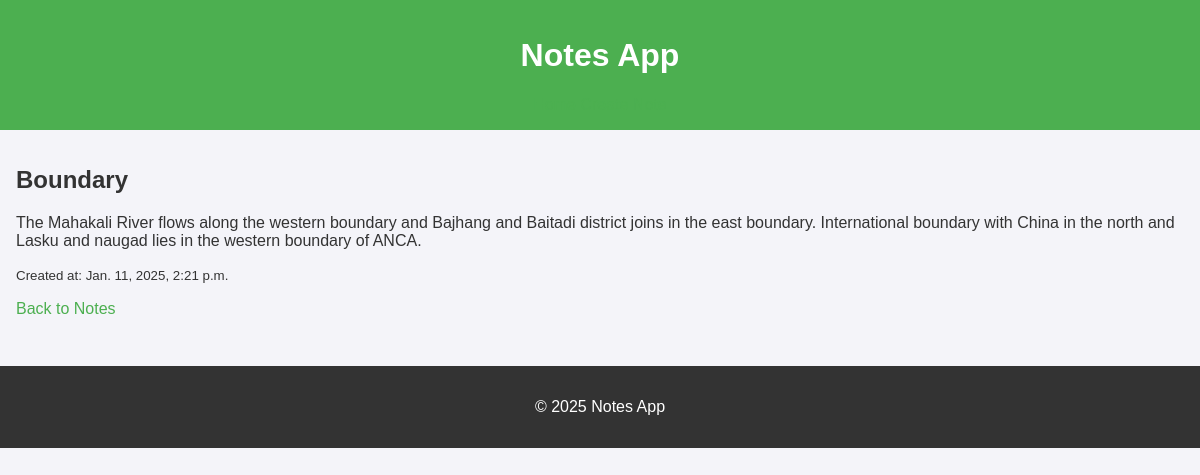
Page /21/ on the committed database.
### notes/models.py (models this page shows, shortened)
class Note(models.Model):
    title = models.CharField(max_length=255)
    content = models.TextField()
    created_at = models.DateTimeField(auto_now_add=True)
    updated_at = models.DateTimeField(auto_now=True)

### notes/views.py (the view)
# urls.py: path('<int:pk>/', views.note_detail, name='note_detail'), # Note details
def note_detail(request, pk):
    note = get_object_or_404(Note, pk=pk)
    return render(request, 'note_detail.html', {'note': note})

### templates/note_detail.html
{% extends 'base.html' %}
{% block content %}
<h2>{{ note.title }}</h2>
<p>{{ note.content }}</p>
<p><small>Created at: {{ note.created_at }}</small></p>
<a href="{% url 'note_list' %}">Back to Notes</a>
{% endblock %}

### static/css/style.css (style rules this page uses)
body { font-family: Arial, sans-serif; background-color: #f4f4f9; color: #333; margin: 0; padding: 0; }
a { color: #4CAF50; text-decoration: none; }

### rows in the picture
Note: title "Boundary", content "The Mahakali River flows along the western boundary and Bajhang and Baitadi district joins in the east boundary. International boundary with China in the north and Lasku and naugad lies in the western boundary of ANCA.", created_at "Jan. 11, 2025, 2:21 p.m."
